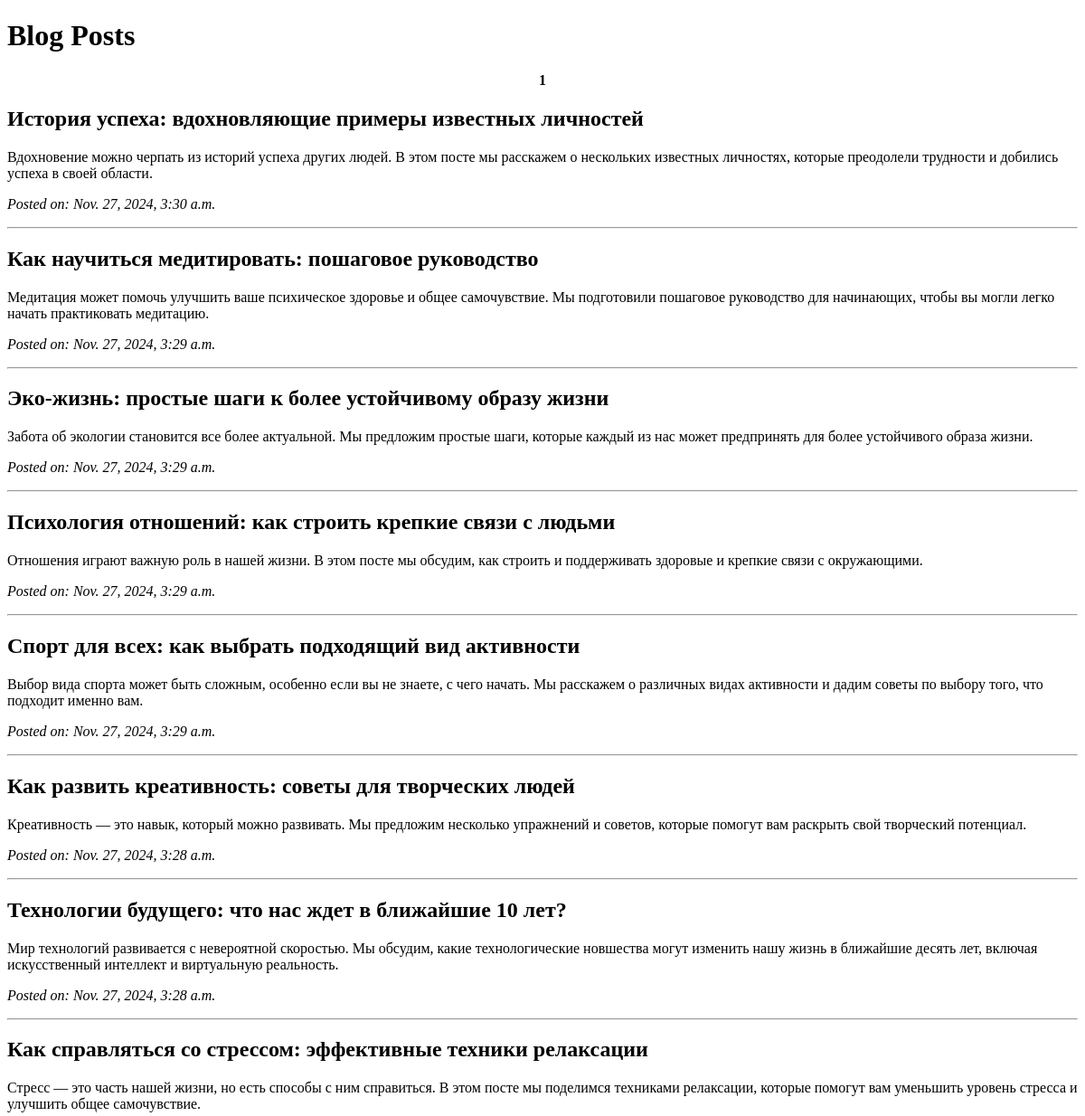
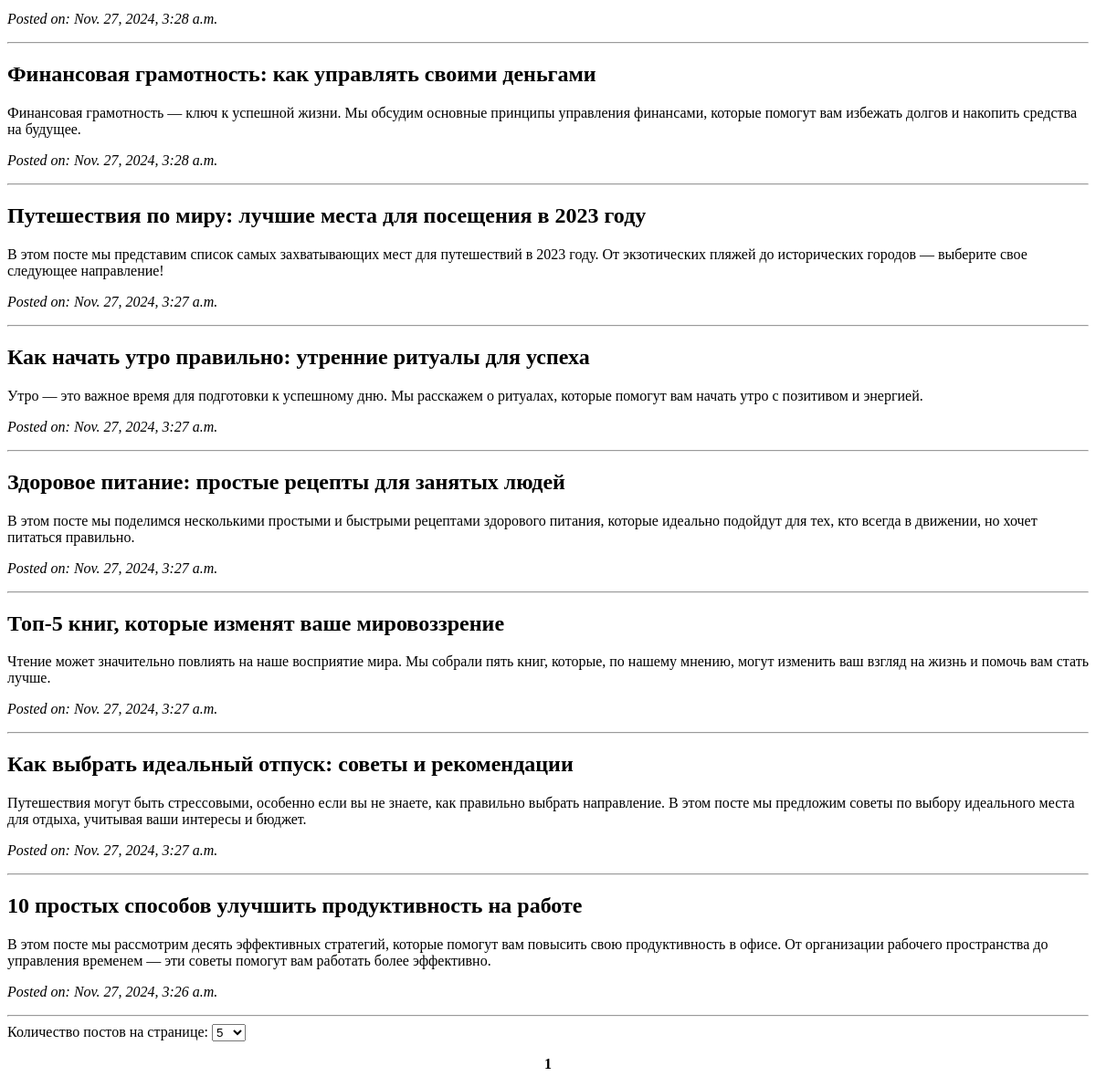
The page / on the database its author committed (2 pictures, top to bottom).
### blog/models.py (models this page shows, shortened)
class Post(models.Model):
    title = models.CharField(max_length=255)
    content = models.TextField()
    created_at = models.DateTimeField(auto_now_add=True)

### blog/views.py (the view)
# urls.py: path('', post_list),
def post_list(request):
    post_list = Post.objects.all().order_by('-created_at')
    page_size = request.GET.get('page_size', 15)
    paginator = Paginator(post_list, page_size)
    page_number = request.GET.get('page')
    page_obj = paginator.get_page(page_number)
    return render(request, 'post_list.html', {'page_obj': page_obj})

### templates/post_list.html (shortened to what this page needs)
<!DOCTYPE html>
<html lang="en">
<head>
</head>
<body>
    <h1>Blog Posts</h1>
    <div class="pagination-container">
        <ul class="pagination">
            {% for num in page_obj.paginator.page_range %}
                {% if num == page_obj.number %}
                    <li><strong>{{ num }}</strong></li>
                {% else %}
                    <li><a href="?page={{ num }}&page_size={{ request.GET.page_size }}">{{ num }}</a></li>
                {% endif %}
            {% endfor %}
        </ul>
    </div>
    <div>
        {% for post in page_obj %}
            <div>
                <h2>{{ post.title }}</h2>
                <p>{{ post.content }}</p>
                <p><em>Posted on: {{ post.created_at }}</em></p>
            </div>
            <hr>
        {% endfor %}
    </div>
    <div>
        <form method="GET">
            <label for="page_size">Количество постов на странице:</label>
            <select name="page_size" id="page_size" onchange="this.form.submit()">
                <option value="5" {% if request.GET.page_size == "5" %}selected{% endif %}>5</option>
            </select>
        </form>
    </div>
    <div class="pagination-container">
        <ul class="pagination">
            {% for num in page_obj.paginator.page_range %}
                {% if num == page_obj.number %}
                    <li><strong>{{ num }}</strong></li>
                {% else %}
                    <li><a href="?page={{ num }}&page_size={{ request.GET.page_size }}">{{ num }}</a></li>
                {% endif %}
            {% endfor %}
        </ul>
    </div>
</body>
</html>

### templates/post_list.html (style rules this page uses)
.pagination { display: flex; justify-content: center; list-style-type: none; padding: 0; }
.pagination li { margin: 0 5px; }

### rows shown on the page
Post: title "История успеха: вдохновляющие примеры известных личностей", content "Вдохновение можно черпать из историй успеха других людей. В этом посте мы расскажем о нескольких известных личностях, которые преодолели трудности и добились успеха в своей области.", created_at "Nov. 27, 2024, 3:30 a.m."
Post: title "Как научиться медитировать: пошаговое руководство", content "Медитация может помочь улучшить ваше психическое здоровье и общее самочувствие. Мы подготовили пошаговое руководство для начинающих, чтобы вы могли легко начать практиковать медитацию.", created_at "Nov. 27, 2024, 3:29 a.m."
Post: title "Эко-жизнь: простые шаги к более устойчивому образу жизни", content "Забота об экологии становится все более актуальной. Мы предложим простые шаги, которые каждый из нас может предпринять для более устойчивого образа жизни.", created_at "Nov. 27, 2024, 3:29 a.m."
Post: title "Психология отношений: как строить крепкие связи с людьми", content "Отношения играют важную роль в нашей жизни. В этом посте мы обсудим, как строить и поддерживать здоровые и крепкие связи с окружающими.", created_at "Nov. 27, 2024, 3:29 a.m."
Post: title "Спорт для всех: как выбрать подходящий вид активности", content "Выбор вида спорта может быть сложным, особенно если вы не знаете, с чего начать. Мы расскажем о различных видах активности и дадим советы по выбору того, что подходит именно вам.", created_at "Nov. 27, 2024, 3:29 a.m."
Post: title "Как развить креативность: советы для творческих людей", content "Креативность — это навык, который можно развивать. Мы предложим несколько упражнений и советов, которые помогут вам раскрыть свой творческий потенциал.", created_at "Nov. 27, 2024, 3:28 a.m."
Post: title "Технологии будущего: что нас ждет в ближайшие 10 лет?", content "Мир технологий развивается с невероятной скоростью. Мы обсудим, какие технологические новшества могут изменить нашу жизнь в ближайшие десять лет, включая искусственный интеллект и виртуальную реальность.", created_at "Nov. 27, 2024, 3:28 a.m."
Post: title "Как справляться со стрессом: эффективные техники релаксации", content "Стресс — это часть нашей жизни, но есть способы с ним справиться. В этом посте мы поделимся техниками релаксации, которые помогут вам уменьшить уровень стресса и улучшить общее самочувствие.", created_at "Nov. 27, 2024, 3:28 a.m."
Post: title "Финансовая грамотность: как управлять своими деньгами", content "Финансовая грамотность — ключ к успешной жизни. Мы обсудим основные принципы управления финансами, которые помогут вам избежать долгов и накопить средства на будущее.", created_at "Nov. 27, 2024, 3:28 a.m."
Post: title "Путешествия по миру: лучшие места для посещения в 2023 году", content "В этом посте мы представим список самых захватывающих мест для путешествий в 2023 году. От экзотических пляжей до исторических городов — выберите свое следующее направление!", created_at "Nov. 27, 2024, 3:27 a.m."
Post: title "Как начать утро правильно: утренние ритуалы для успеха", content "Утро — это важное время для подготовки к успешному дню. Мы расскажем о ритуалах, которые помогут вам начать утро с позитивом и энергией.", created_at "Nov. 27, 2024, 3:27 a.m."
Post: title "Здоровое питание: простые рецепты для занятых людей", content "В этом посте мы поделимся несколькими простыми и быстрыми рецептами здорового питания, которые идеально подойдут для тех, кто всегда в движении, но хочет питаться правильно.", created_at "Nov. 27, 2024, 3:27 a.m."
Post: title "Топ-5 книг, которые изменят ваше мировоззрение", content "Чтение может значительно повлиять на наше восприятие мира. Мы собрали пять книг, которые, по нашему мнению, могут изменить ваш взгляд на жизнь и помочь вам стать лучше.", created_at "Nov. 27, 2024, 3:27 a.m."
Post: title "Как выбрать идеальный отпуск: советы и рекомендации", content "Путешествия могут быть стрессовыми, особенно если вы не знаете, как правильно выбрать направление. В этом посте мы предложим советы по выбору идеального места для отдыха, учитывая ваши интересы и бюджет.", created_at "Nov. 27, 2024, 3:27 a.m."
Post: title "10 простых способов улучшить продуктивность на работе", content "В этом посте мы рассмотрим десять эффективных стратегий, которые помогут вам повысить свою продуктивность в офисе. От организации рабочего пространства до управления временем — эти советы помогут вам работать более эффективно.", created_at "Nov. 27, 2024, 3:26 a.m."

### other values the page prints
{{ num }} "1"
